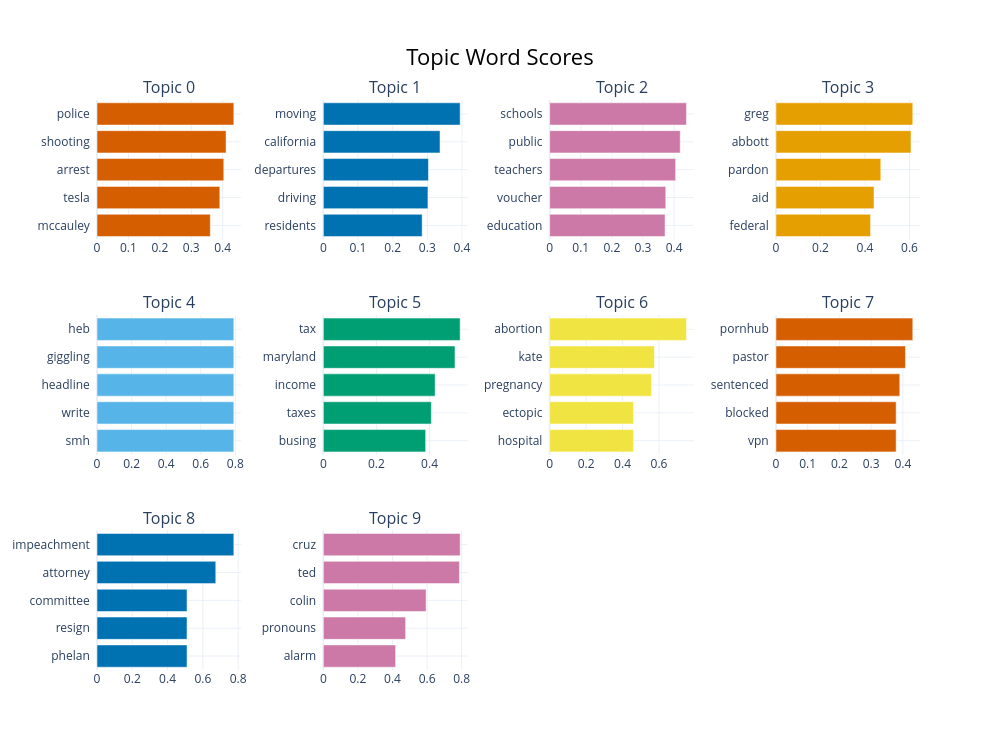

This figure's notebook cell:
### Code cell
texas_fig_barchart = models['texas'].visualize_barchart(top_n_topics=10)
texas_fig_barchart.show()

### Figure 1 — Plotly figure (JSON) as saved in the notebook; plotly's stock layout.template omitted (floating-point values rounded to 4 significant figures)
{"data": [{"marker": {"color": "#D55E00"}, "orientation": "h", "type": "bar", "x": [0.3606, 0.3909, 0.4036, 0.4107, 0.4354], "xaxis": "x", "y": ["mccauley  ", "tesla  ", "arrest  ", "shooting  ", "police  "], "yaxis": "y"}, {"marker": {"color": "#0072B2"}, "orientation": "h", "type": "bar", "x": [0.2852, 0.3019, 0.3033, 0.3367, 0.3948], "xaxis": "x2", "y": ["residents  ", "driving  ", "departures  ", "california  ", "moving  "], "yaxis": "y2"}, {"marker": {"color": "#CC79A7"}, "orientation": "h", "type": "bar", "x": [0.3709, 0.3732, 0.4049, 0.4196, 0.4397], "xaxis": "x3", "y": ["education  ", "voucher  ", "teachers  ", "public  ", "schools  "], "yaxis": "y3"}, {"marker": {"color": "#E69F00"}, "orientation": "h", "type": "bar", "x": [0.425, 0.4406, 0.471, 0.6067, 0.6148], "xaxis": "x4", "y": ["federal  ", "aid  ", "pardon  ", "abbott  ", "greg  "], "yaxis": "y4"}, {"marker": {"color": "#56B4E9"}, "orientation": "h", "type": "bar", "x": [0.7914, 0.7914, 0.7914, 0.7914, 0.7914], "xaxis": "x5", "y": ["smh  ", "write  ", "headline  ", "giggling  ", "heb  "], "yaxis": "y5"}, {"marker": {"color": "#009E73"}, "orientation": "h", "type": "bar", "x": [0.3853, 0.4067, 0.4211, 0.4958, 0.5152], "xaxis": "x6", "y": ["busing  ", "taxes  ", "income  ", "maryland  ", "tax  "], "yaxis": "y6"}, {"marker": {"color": "#F0E442"}, "orientation": "h", "type": "bar", "x": [0.4602, 0.4602, 0.5595, 0.5748, 0.7506], "xaxis": "x7", "y": ["hospital  ", "ectopic  ", "pregnancy  ", "kate  ", "abortion  "], "yaxis": "y7"}, {"marker": {"color": "#D55E00"}, "orientation": "h", "type": "bar", "x": [0.3788, 0.3788, 0.3902, 0.4081, 0.4313], "xaxis": "x8", "y": ["vpn  ", "blocked  ", "sentenced  ", "pastor  ", "pornhub  "], "yaxis": "y8"}, {"marker": {"color": "#0072B2"}, "orientation": "h", "type": "bar", "x": [0.5102, 0.5102, 0.5102, 0.6733, 0.7756], "xaxis": "x9", "y": ["phelan  ", "resign  ", "committee  ", "attorney  ", "impeachment  "], "yaxis": "y9"}, {"marker": {"color": "#CC79A7"}, "orientation": "h", "type": "bar", "x": [0.4179, 0.4758, 0.5943, 0.787, 0.7912], "xaxis": "x10", "y": ["alarm  ", "pronouns  ", "colin  ", "ted  ", "cruz  "], "yaxis": "y10"}], "layout": {"annotations": [{"font": {"size": 16}, "showarrow": false, "text": "Topic 0", "x": 0.0875, "xanchor": "center", "xref": "paper", "y": 1, "yanchor": "bottom", "yref": "paper"}, {"font": {"size": 16}, "showarrow": false, "text": "Topic 1", "x": 0.3625, "xanchor": "center", "xref": "paper", "y": 1, "yanchor": "bottom", "yref": "paper"}, {"font": {"size": 16}, "showarrow": false, "text": "Topic 2", "x": 0.6375, "xanchor": "center", "xref": "paper", "y": 1, "yanchor": "bottom", "yref": "paper"}, {"font": {"size": 16}, "showarrow": false, "text": "Topic 3", "x": 0.9125, "xanchor": "center", "xref": "paper", "y": 1, "yanchor": "bottom", "yref": "paper"}, {"font": {"size": 16}, "showarrow": false, "text": "Topic 4", "x": 0.0875, "xanchor": "center", "xref": "paper", "y": 0.6222, "yanchor": "bottom", "yref": "paper"}, {"font": {"size": 16}, "showarrow": false, "text": "Topic 5", "x": 0.3625, "xanchor": "center", "xref": "paper", "y": 0.6222, "yanchor": "bottom", "yref": "paper"}, {"font": {"size": 16}, "showarrow": false, "text": "Topic 6", "x": 0.6375, "xanchor": "center", "xref": "paper", "y": 0.6222, "yanchor": "bottom", "yref": "paper"}, {"font": {"size": 16}, "showarrow": false, "text": "Topic 7", "x": 0.9125, "xanchor": "center", "xref": "paper", "y": 0.6222, "yanchor": "bottom", "yref": "paper"}, {"font": {"size": 16}, "showarrow": false, "text": "Topic 8", "x": 0.0875, "xanchor": "center", "xref": "paper", "y": 0.2444, "yanchor": "bottom", "yref": "paper"}, {"font": {"size": 16}, "showarrow": false, "text": "Topic 9", "x": 0.3625, "xanchor": "center", "xref": "paper", "y": 0.2444, "yanchor": "bottom", "yref": "paper"}], "height": 750, "hoverlabel": {"bgcolor": "white", "font": {"family": "Rockwell", "size": 16}}, "showlegend": false, "title": {"font": {"color": "Black", "size": 22}, "text": "Topic Word Scores", "x": 0.5, "xanchor": "center", "yanchor": "top"}, "width": 1000, "xaxis": {"anchor": "y", "domain": [0, 0.175], "showgrid": true}, "xaxis10": {"anchor": "y10", "domain": [0.275, 0.45], "showgrid": true}, "xaxis11": {"anchor": "y11", "domain": [0.55, 0.725], "showgrid": true}, "xaxis12": {"anchor": "y12", "domain": [0.825, 1], "showgrid": true}, "xaxis2": {"anchor": "y2", "domain": [0.275, 0.45], "showgrid": true}, "xaxis3": {"anchor": "y3", "domain": [0.55, 0.725], "showgrid": true}, "xaxis4": {"anchor": "y4", "domain": [0.825, 1], "showgrid": true}, "xaxis5": {"anchor": "y5", "domain": [0, 0.175], "showgrid": true}, "xaxis6": {"anchor": "y6", "domain": [0.275, 0.45], "showgrid": true}, "xaxis7": {"anchor": "y7", "domain": [0.55, 0.725], "showgrid": true}, "xaxis8": {"anchor": "y8", "domain": [0.825, 1], "showgrid": true}, "xaxis9": {"anchor": "y9", "domain": [0, 0.175], "showgrid": true}, "yaxis": {"anchor": "x", "domain": [0.7556, 1], "showgrid": true}, "yaxis10": {"anchor": "x10", "domain": [0, 0.2444], "showgrid": true}, "yaxis11": {"anchor": "x11", "domain": [0, 0.2444], "showgrid": true}, "yaxis12": {"anchor": "x12", "domain": [0, 0.2444], "showgrid": true}, "yaxis2": {"anchor": "x2", "domain": [0.7556, 1], "showgrid": true}, "yaxis3": {"anchor": "x3", "domain": [0.7556, 1], "showgrid": true}, "yaxis4": {"anchor": "x4", "domain": [0.7556, 1], "showgrid": true}, "yaxis5": {"anchor": "x5", "domain": [0.3778, 0.6222], "showgrid": true}, "yaxis6": {"anchor": "x6", "domain": [0.3778, 0.6222], "showgrid": true}, "yaxis7": {"anchor": "x7", "domain": [0.3778, 0.6222], "showgrid": true}, "yaxis8": {"anchor": "x8", "domain": [0.3778, 0.6222], "showgrid": true}, "yaxis9": {"anchor": "x9", "domain": [0, 0.2444], "showgrid": true}}}
